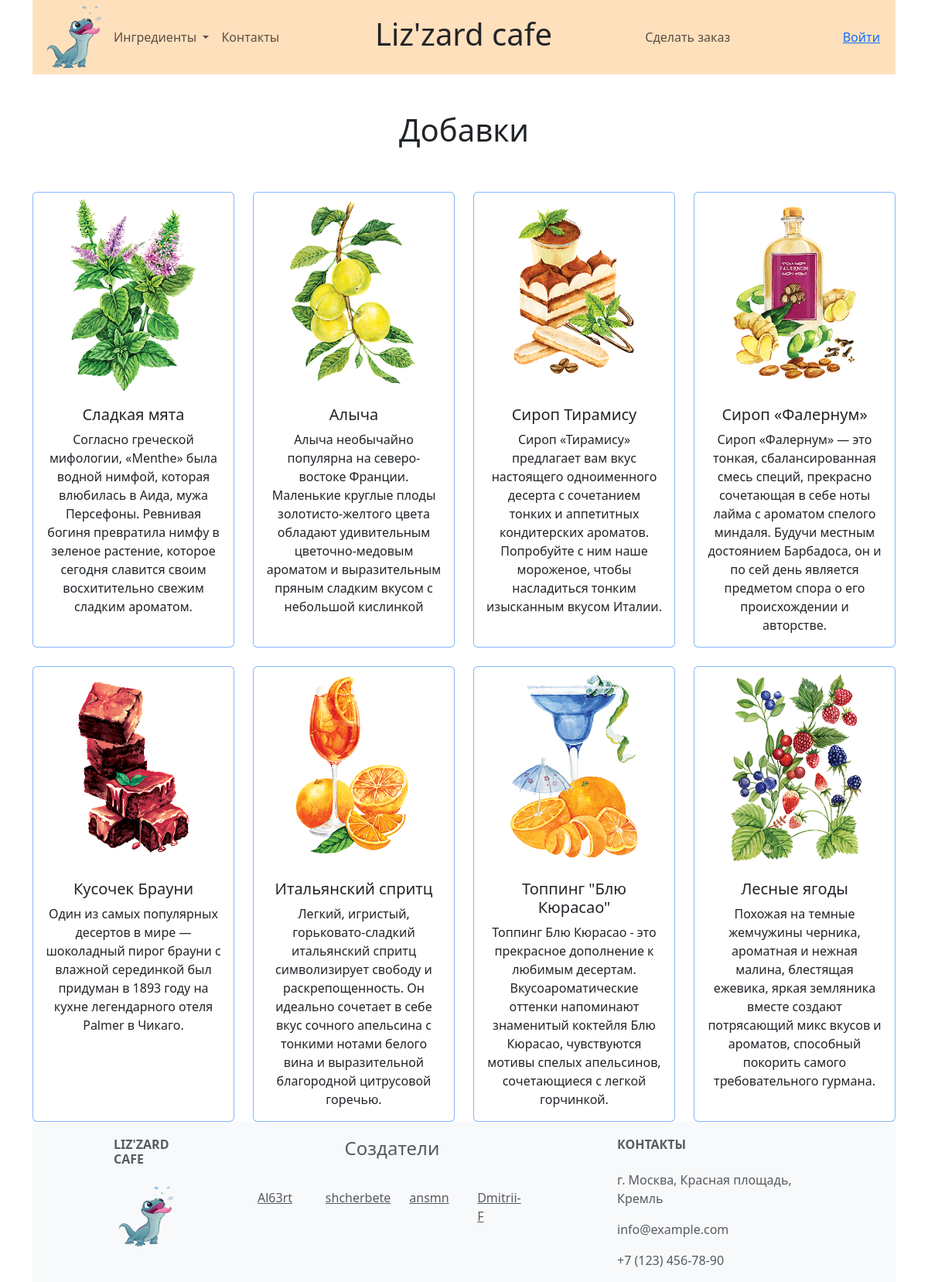
The app's page /toppings/ with its own data.
### icecream_bar/models.py (models this page shows, shortened)
class Topping(models.Model):
    name = models.CharField(max_length=100)
    description = models.TextField()
    image = models.ImageField(upload_to='Topping/', blank=True)
    price = models.PositiveIntegerField()

### icecream_bar/views.py (the view)
# urls.py: path('toppings/', views.ToppingsListView.as_view(), name='toppings'),
class ToppingsListView(ListView):
    model = Topping
    template_name = 'icecream_bar/toppings_list.html'
    context_object_name = 'toppings_list'

### icecream_bar/templates/icecream_bar/toppings_list.html
{% extends 'base/base.html' %}
{% block content %}
    <div class="container text-center">
        <h1><br>Добавки<br><br></h1>
        <div class="row row-cols-1 row-cols-md-4 g-4">
            {% for topping in toppings_list %}
            <div class="col">
                <div class="card border-primary border-opacity-50 h-100 ">
                  <img src="{{topping.image.url}}" class="card-img-top" >
                  <div class="card-body">
                    <h5 class="card-title">{{ topping.name }}</h5>
                    <p class="card-text">{{ topping.description }}</p>
                  </div>
                </div>
            </div>
            {% empty %}
            <p>Нет добавок.</p>
            {% endfor %}
        </div>
    </div>
{% endblock %}

### icecream_bar/static/main.css (style rules this page uses)
.h-100 { height: 100%; }

### records on screen
Topping: image (picture), name "Сладкая мята", description "Согласно греческой мифологии, «Menthe» была водной нимфой, которая влюбилась в Аида, мужа Персефоны. Ревнивая богиня превратила нимфу в зеленое растение, которое сегодня славится своим восхитительно свежим сладким ароматом."
Topping: image (picture), name "Алыча", description "Алыча необычайно популярна на северо-востоке Франции. Маленькие круглые плоды золотисто-желтого цвета обладают удивительным цветочно-медовым ароматом и выразительным пряным сладким вкусом с небольшой кислинкой"
Topping: image (picture), name "Сироп Тирамису", description "Сироп «Тирамису» предлагает вам вкус настоящего одноименного десерта с сочетанием тонких и аппетитных кондитерских ароматов. Попробуйте с ним наше мороженое, чтобы насладиться тонким изысканным вкусом Италии."
Topping: image (picture), name "Сироп «Фалернум»", description "Сироп «Фалернум» — это тонкая, сбалансированная смесь специй, прекрасно сочетающая в себе ноты лайма с ароматом спелого миндаля. Будучи местным достоянием Барбадоса, он и по сей день является предметом спора о его происхождении и авторстве."
Topping: image (picture), name "Кусочек Брауни", description "Один из самых популярных десертов в мире — шоколадный пирог брауни с влажной серединкой был придуман в 1893 году на кухне легендарного отеля Palmer в Чикаго."
Topping: image (picture), name "Итальянский спритц", description "Легкий, игристый, горьковато-сладкий итальянский спритц символизирует свободу и раскрепощенность. Он идеально сочетает в себе вкус сочного апельсина с тонкими нотами белого вина и выразительной благородной цитрусовой горечью."
Topping: image (picture), name "Топпинг \"Блю Кюрасао\"", description "Топпинг Блю Кюрасао - это прекрасное дополнение к любимым десертам. Вкусоароматические оттенки напоминают знаменитый коктейля Блю Кюрасао, чувствуются мотивы спелых апельсинов, сочетающиеся с легкой горчинкой."
Topping: image (picture), name "Лесные ягоды", description "Похожая на темные жемчужины черника, ароматная и нежная малина, блестящая ежевика, яркая земляника вместе создают потрясающий микс вкусов и ароматов, способный покорить самого требовательного гурмана."
